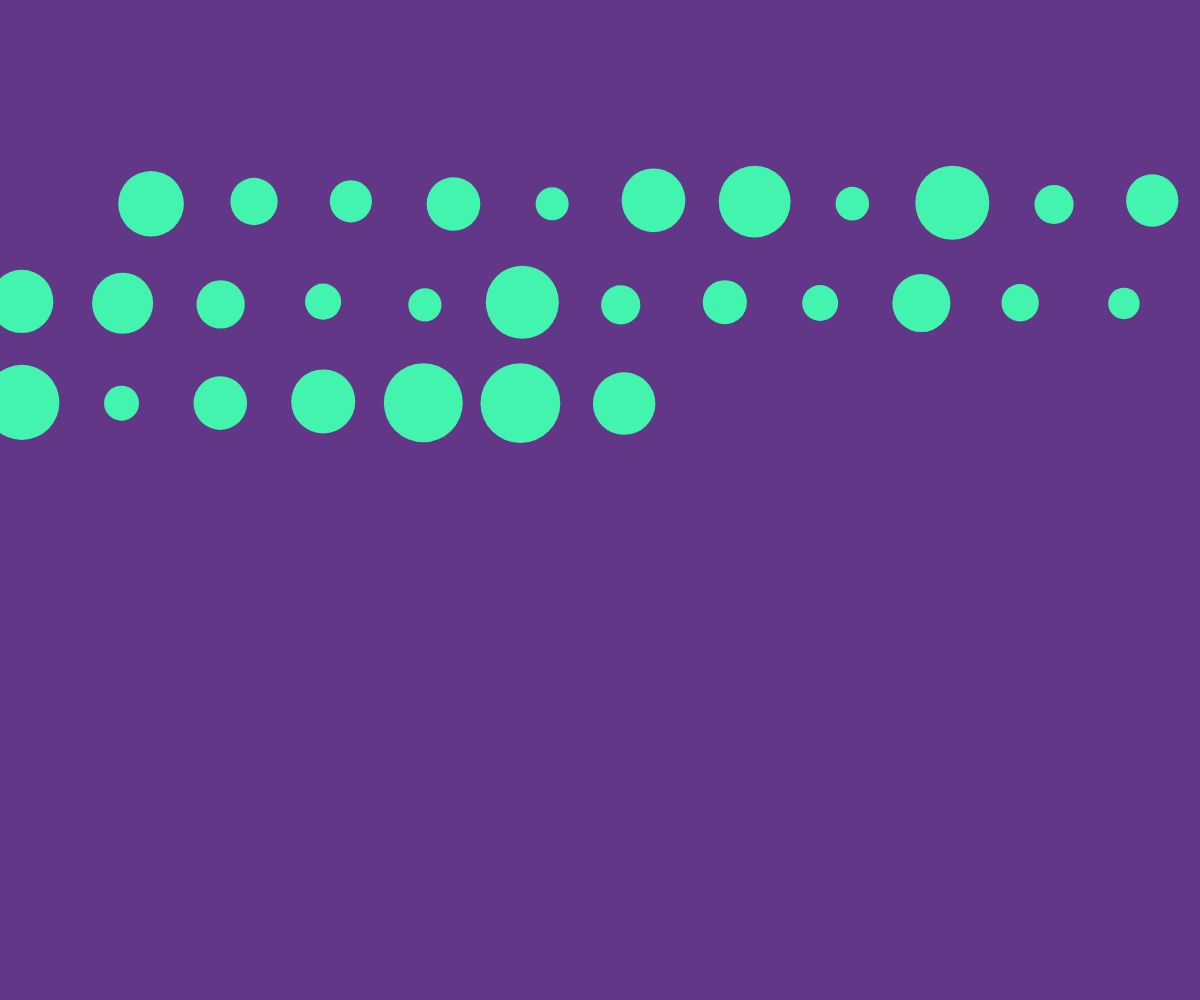
Frame 1 (no input)
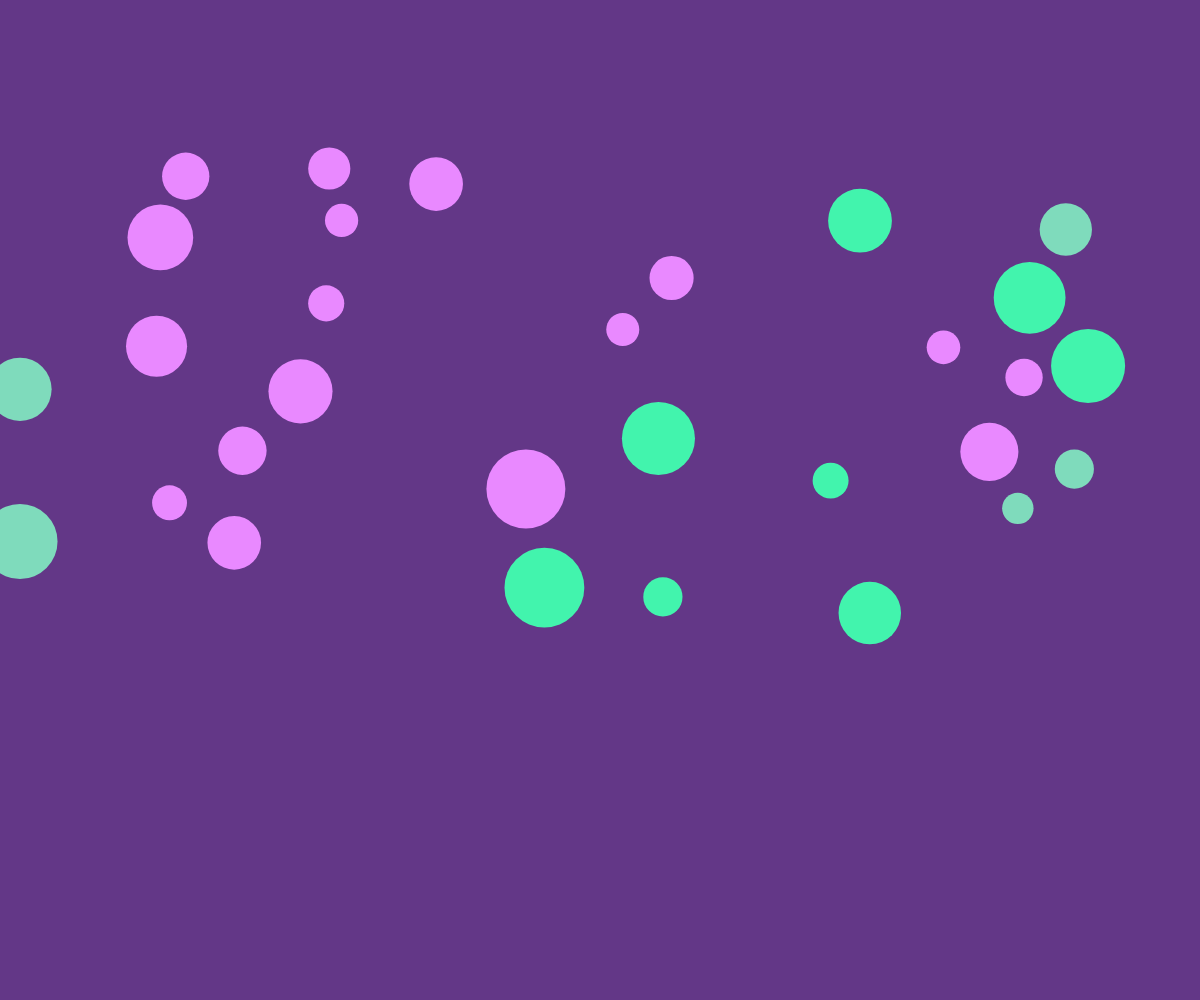
Frame 60 (no input)
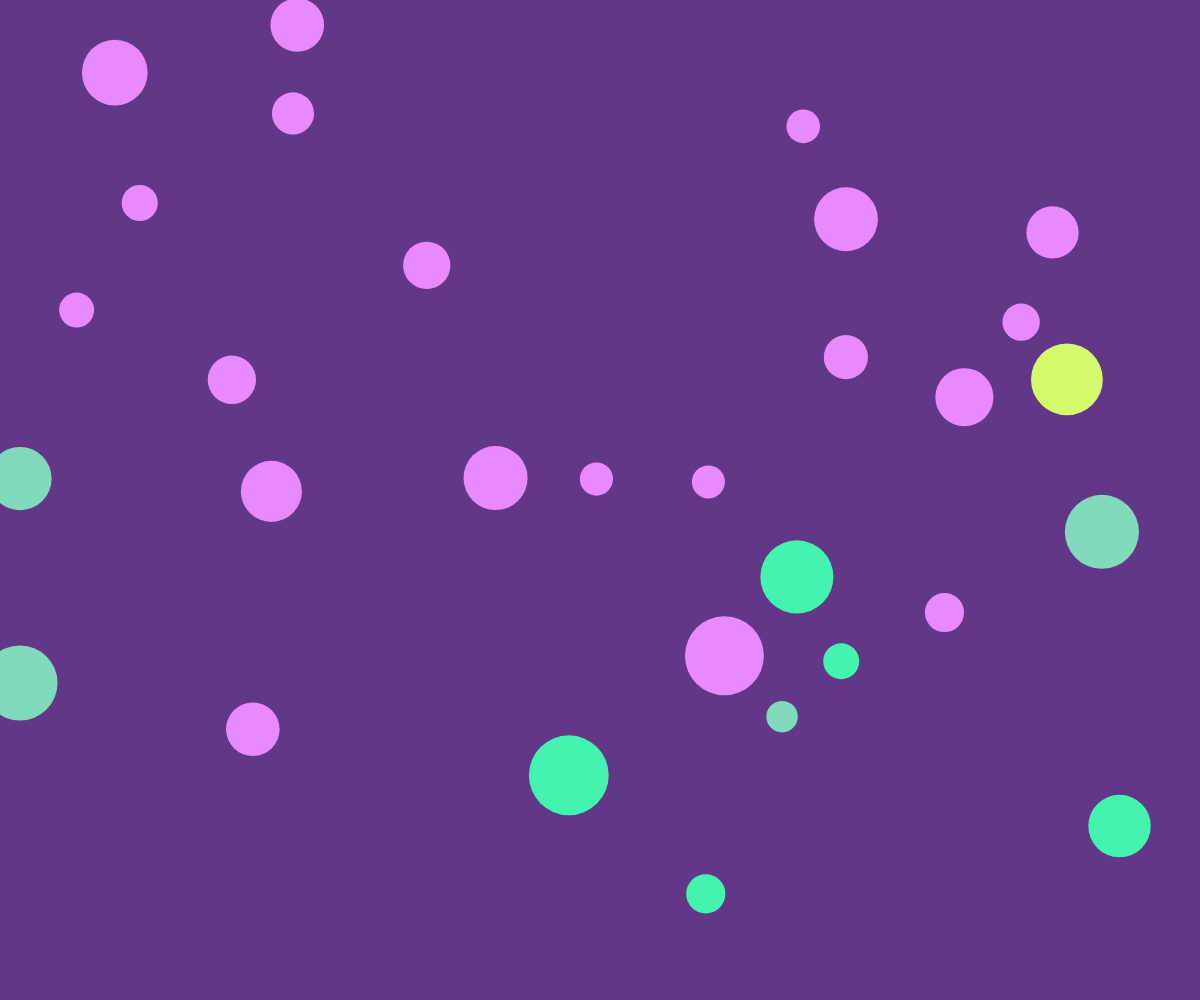
Frame 120 (the mouse pressed at the canvas centre since frame 60)

The p5.js sketch that drew these frames (run headless with seeded random() and noise() and a simulated clock; from frame 60 on, the mouse is pressed at the canvas centre):

// p5.js sketch
// ── sketch.js
let balls = [];
const numOfBalls = 30;


function setup() {

    createCanvas(windowWidth, windowHeight);

    let init_x = 150;
    let init_y = 200;
    for ( let i = 0; i < numOfBalls; i++ ) {
        balls.push( new Ball( init_x, init_y ) );

        init_x += 100;
        if( init_x > width ) {
            init_x = 20;
            init_y += 100;
        }
    }

}

function draw() {
    background('#633787');

    for (let i = 0; i < balls.length; i++) {

        balls[i].move();
        balls[i].edgeCheck();
        balls[i].display();
        balls[i].ballCheck(balls, i);
        balls[i].hover(mouseX, mouseY);
    }
}

function mousePressed() {
    for (let i = 0; i < balls.length; i++)
      balls[i].hover(mouseX, mouseY);
}

// BALL CLASS //

class Ball {
    constructor(x, y, size) {
        this.color = '#42f4ad';
        this.size = random(30, 80);
        this.rad = this.size / 2;
        this.posX = x;
        this.posY = y;
        this.deltaX = random(0, 5);
        this.deltaY = random(0, 5);
        this.hoverColor = this.color;
    }


    display() {
        push();
        noStroke();
        fill(this.hoverColor);
        translate(this.posX, this.posY);
        ellipse(0, 0, this.size);
        pop();
    }

    hover(hx, hy) {
      let d = dist(hx, hy, this.posX, this.posY);
      if (d < this.rad) {
        this.hoverColor = '#ff30ba';
      } else {
        this.hoverColor = this.color;
      }
    }

    move() {
        this.posX += this.deltaX;
        this.posY += this.deltaY;
    }

    edgeCheck() {

        if (this.posX + this.rad >= width || this.posX - this.rad <= 0) {
            this.deltaX *= -1;
            this.color = '#7fdbbc';
        }

        if (this.posY + this.rad >= height || this.posY - this.rad <= 0) {
            this.deltaY *= -1;
            this.color = '#d4f96d';
        }
    }
    ballCheck(otherBalls, MR) {

      for (let n = 0; n < otherBalls.length; n++) {

        if (n != MR) {
        let d = dist(this.posX, this.posY, otherBalls[n].posX, otherBalls[n].posY);
        let combinedR = this.rad + otherBalls[n].rad;

        if (d <= combinedR) {
        this.deltaX *= -1;
        this.deltaY *= -1;


        if( this.color == '#7fdbbc') {
            this.color = '#d4f96d';
        } else {
            this.color = '#e989ff';
                    }
                }
            }
        }
    }
}
